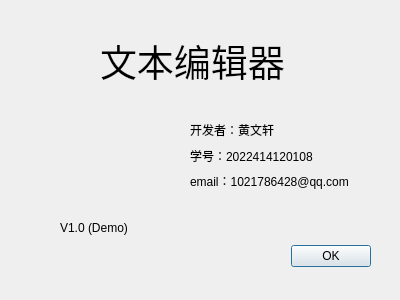
<?xml version="1.0" encoding="UTF-8"?>
<ui version="4.0">
 <class>AboutDialog</class>
 <widget class="QDialog" name="AboutDialog">
  <property name="geometry">
   <rect>
    <x>0</x>
    <y>0</y>
    <width>400</width>
    <height>300</height>
   </rect>
  </property>
  <property name="windowTitle">
   <string>Dialog</string>
  </property>
  <widget class="QDialogButtonBox" name="buttonBox">
   <property name="geometry">
    <rect>
     <x>30</x>
     <y>240</y>
     <width>341</width>
     <height>32</height>
    </rect>
   </property>
   <property name="orientation">
    <enum>Qt::Orientation::Horizontal</enum>
   </property>
   <property name="standardButtons">
    <set>QDialogButtonBox::StandardButton::Ok</set>
   </property>
  </widget>
  <widget class="QLabel" name="label">
   <property name="geometry">
    <rect>
     <x>100</x>
     <y>30</y>
     <width>221</width>
     <height>61</height>
    </rect>
   </property>
   <property name="font">
    <font>
     <pointsize>28</pointsize>
    </font>
   </property>
   <property name="text">
    <string>文本编辑器</string>
   </property>
  </widget>
  <widget class="QLabel" name="label_5">
   <property name="geometry">
    <rect>
     <x>40</x>
     <y>100</y>
     <width>111</width>
     <height>121</height>
    </rect>
   </property>
   <property name="styleSheet">
    <string notr="true">border-image:url(:/img/description.png)</string>
   </property>
   <property name="text">
    <string/>
   </property>
  </widget>
  <widget class="QLabel" name="label_6">
   <property name="geometry">
    <rect>
     <x>70</x>
     <y>240</y>
     <width>54</width>
     <height>16</height>
    </rect>
   </property>
   <property name="text">
    <string/>
   </property>
  </widget>
  <widget class="QLabel" name="label_7">
   <property name="geometry">
    <rect>
     <x>60</x>
     <y>220</y>
     <width>81</width>
     <height>16</height>
    </rect>
   </property>
   <property name="text">
    <string>V1.0 (Demo)</string>
   </property>
  </widget>
  <widget class="QWidget" name="">
   <property name="geometry">
    <rect>
     <x>190</x>
     <y>120</y>
     <width>171</width>
     <height>71</height>
    </rect>
   </property>
   <layout class="QVBoxLayout" name="verticalLayout">
    <item>
     <widget class="QLabel" name="label_2">
      <property name="text">
       <string>开发者：黄文轩</string>
      </property>
     </widget>
    </item>
    <item>
     <widget class="QLabel" name="label_4">
      <property name="text">
       <string>学号：2022414120108</string>
      </property>
     </widget>
    </item>
    <item>
     <widget class="QLabel" name="label_3">
      <property name="text">
       <string>email：1021786428@qq.com</string>
      </property>
     </widget>
    </item>
   </layout>
  </widget>
 </widget>
 <resources/>
 <connections>
  <connection>
   <sender>buttonBox</sender>
   <signal>accepted()</signal>
   <receiver>AboutDialog</receiver>
   <slot>accept()</slot>
   <hints>
    <hint type="sourcelabel">
     <x>248</x>
     <y>254</y>
    </hint>
    <hint type="destinationlabel">
     <x>157</x>
     <y>274</y>
    </hint>
   </hints>
  </connection>
  <connection>
   <sender>buttonBox</sender>
   <signal>rejected()</signal>
   <receiver>AboutDialog</receiver>
   <slot>reject()</slot>
   <hints>
    <hint type="sourcelabel">
     <x>316</x>
     <y>260</y>
    </hint>
    <hint type="destinationlabel">
     <x>286</x>
     <y>274</y>
    </hint>
   </hints>
  </connection>
 </connections>
</ui>
